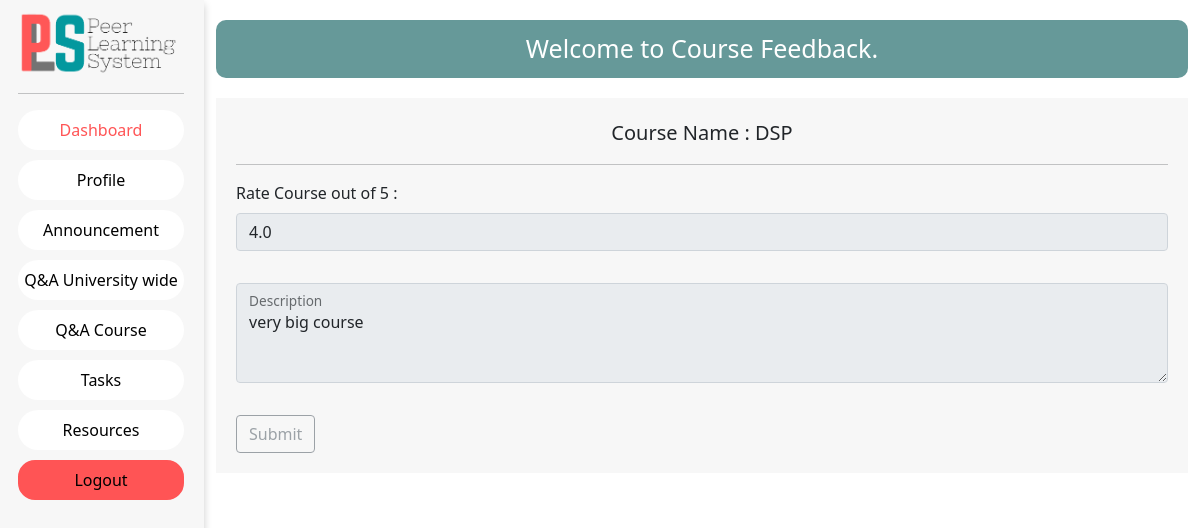
Page /user/coursefeedback/C1 (signed in) on the committed database.
### guest/models.py (models this page shows)
class Course(models.Model):
    Id = models.CharField(max_length=6,primary_key = True)
    Name = models.CharField(max_length=100)
    Semester = models.IntegerField(max_length=2)
    Intake = models.IntegerField(max_length=4)
    School_Id = models.ForeignKey(School, on_delete=models.CASCADE)
    Programme_Id = models.ForeignKey(Programme, on_delete = models.CASCADE)
    Major_Id = models.ForeignKey(Major, on_delete=models.CASCADE)
    Discription = models.CharField(max_length=2000)

class Course_Feedback(models.Model):
    Course_Id = models.ForeignKey(Course , on_delete=models.CASCADE)
    Student_Id = models.ForeignKey(Student, on_delete=models.CASCADE)
    Rating = models.FloatField(max_length=3)
    TimeStamp = models.DateTimeField()
    Description = models.CharField(max_length=1000)

### student/views.py (the view)
# urls.py: path('coursefeedback/<slug:course_id>',views.coursefeedback,name='coursefeedback'),
def coursefeedback(request,course_id):
    course = Course.objects.get(Id=course_id)
    student = Student.objects.get(Id=request.session["Id"])
    obj = Course_Feedback.objects.filter(Student_Id=student,Course_Id=course)
    context={
        'course':course,
        'status': obj.exists(),
        'feedback_data' : obj.get() if obj.exists() else None,
    }
    return render(request,'course_feedback.html',context=context)

### student/templates/course_feedback.html (shortened to what this page needs)
{% extends 'faculty/templates/start_base.html' %}
{% load static %}
{% block extra_css %}
<link rel="stylesheet" href="{% static 'css/course_feedback.css' %}">
{% endblock extra_css %}
{% block nav_link %}
<li class="nav-item">
    <a class="nav-link" href="{% url 'QNACourse' course.Id %}">Q&A Course</a>
</li>
<li class="nav-item">
    <a class="nav-link" href="{% url 'tasks' course.Id %}">Tasks</a>
</li>
<li class="nav-item">
    <a class="nav-link" href="{% url 'resources' course.Id %}">Resources</a>
</li>
{% endblock nav_link %}
{% block body %}
<div class="course_feedback_con">
    <div class="course_feedback_name">
        Welcome to Course Feedback.
    </div>
    <div class="feedback_con">
        <form action="{% url 'submitcoursefeedback' course.Id %}" method="POST" class="feedback_form">
                {% if status %}
                <fieldset disabled="disabled">
                {% endif %}
                <div class="course_name">
                Course Name : {{ course.Name }}
                </div>
                <hr/>
                <div class="row g-3 align-items-center">
                    <div class="mb-3">
                        <label for="rating" class="form-label">Rate Course out of 5 : </label>
                        <input type="number" name="rating" class="form-control" value="{{ feedback_data.Rating }}" id="rating">
                    </div>
                    <div class="mb-3">
                        <div class="form-floating">
                            <textarea class="form-control" name="desc" placeholder="Leave a comment here" id="desc"
                                style="height: 100px">{{ feedback_data.Description }}
                            </textarea>
                            <label for="desc">Description </label>
                        </div>
                    </div>
                    <div class="col-auto">
                        <button type="submit" class="btn btn-outline-secondary ">
                            Submit
                        </button>
                    </div>
                </div>
                {% if status %}
            </fieldset>
            {% endif %}
            </form>
    </div>
</div>
{% endblock body %}

### faculty/static/css/sidebar_base.css (style rules this page uses)
body, html { margin: 0; padding: 0; }
.nav-item { background-color: white; border-radius: 30px; }
.nav-link { text-decoration: none; color: black; }
.nav-item { margin-bottom: 10px; }

### student/static/css/course_feedback.css (style rules this page uses)
.course_feedback_name { text-align: center; font-size: 25px; background: #669999; padding-top: 10px; padding-bottom: 10px; margin-top: 10px; color: white; border-radius: 10px; }
.course_feedback_con { margin-top: 20px; }
.feedback_con { margin-top: 20px; }
.feedback_form { margin-bottom: 20px; padding : 20px; background-color:#f7f7f7; }
.course_name { font-size: 20px; text-align: center; }

### rows in the picture
Course: Name "DSP"
Course_Feedback: rating "4.0", desc "very big course"
